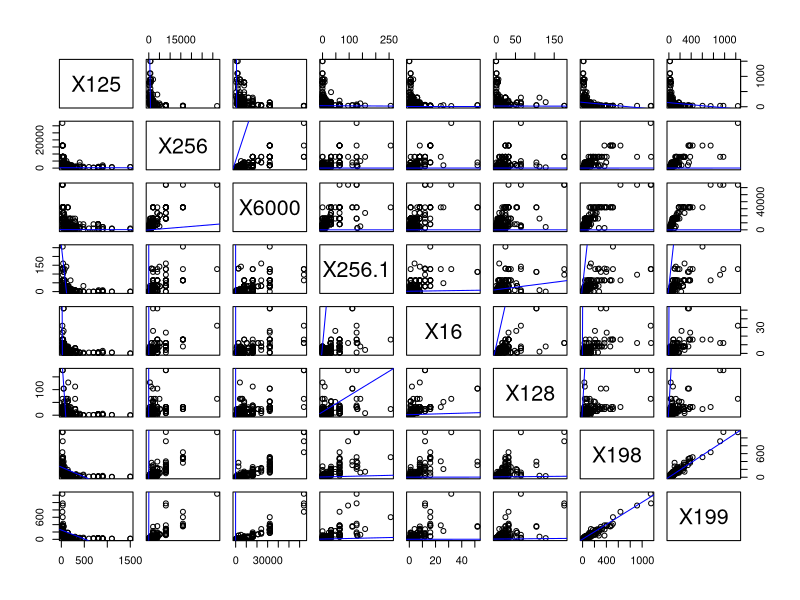

This figure's R source:
med_gpa <- read.csv("data/machine.data", strip.white=TRUE)
updated_med_gpa <- subset(med_gpa, select = -c(adviser,X32.60))
updated_med_gpa <- updated_med_gpa[complete.cases(updated_med_gpa),]

pairs( updated_med_gpa, panel=function(x,y){
  points(x, y)
  model <- lm(x ~ y)
  abline(model, col='blue')
})

med_gpa_model <- lm(updated_med_gpa$X198 ~.,data=updated_med_gpa)
med_gpa_model$coefficients
summary(med_gpa_model)
